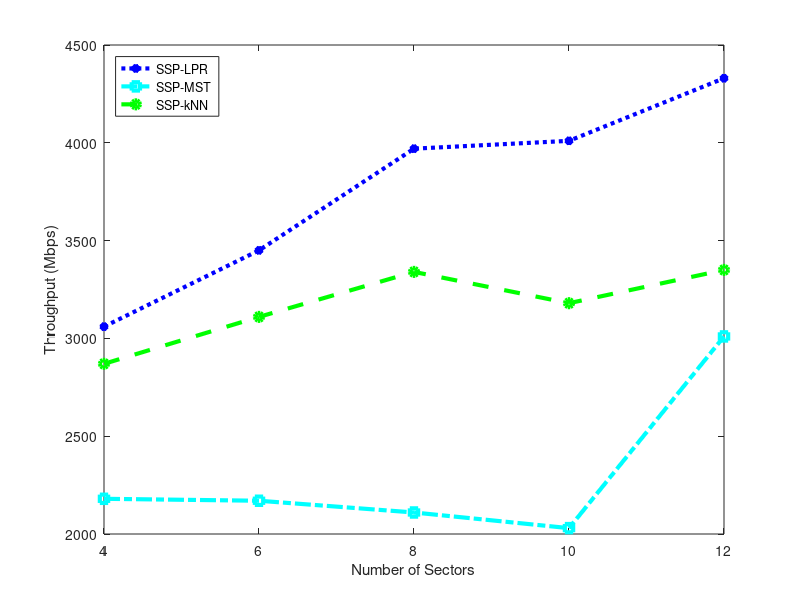

MATLAB code to generate this figure: (Note: this script raises an error after producing the figure.)
figure(3);
X = [ 4, 6, 8, 10, 12 ];
SSPLPR = [ 3.06e+09, 3.45e+09, 3.97e+09, 4.01e+09, 4.33e+09 ];
SSPMST = [ 2.18e+09, 2.17e+09, 2.11e+09  2.03e+09, 3.01e+09 ];
SSPkNN = [ 2.87e+09, 3.11e+09, 3.34e+09, 3.18e+09, 3.35e+09 ];
SSPLPR = SSPLPR / 1000000;
SSPMST = SSPMST / 1000000;
SSPkNN = SSPkNN / 1000000;
plot(X,SSPLPR,':*b','LineWidth',3);
hold on;
plot(X,SSPMST,'-.sc','LineWidth',3);
plot(X,SSPkNN,'--og ','LineWidth',3);
xlabel('Number of Sectors');
ylabel('Throughput (Mbps)');
legend('SSP-LPR','SSP-MST','SSP-kNN', "Location", "NorthWest");
set(gca, 'XTickMode', 'manual', 'XTick', X);
hold off;
fixAxes;
print(3, "scenario3.eps", "-deps");
print(3, "scenario3.pdf", "-dpdf");
